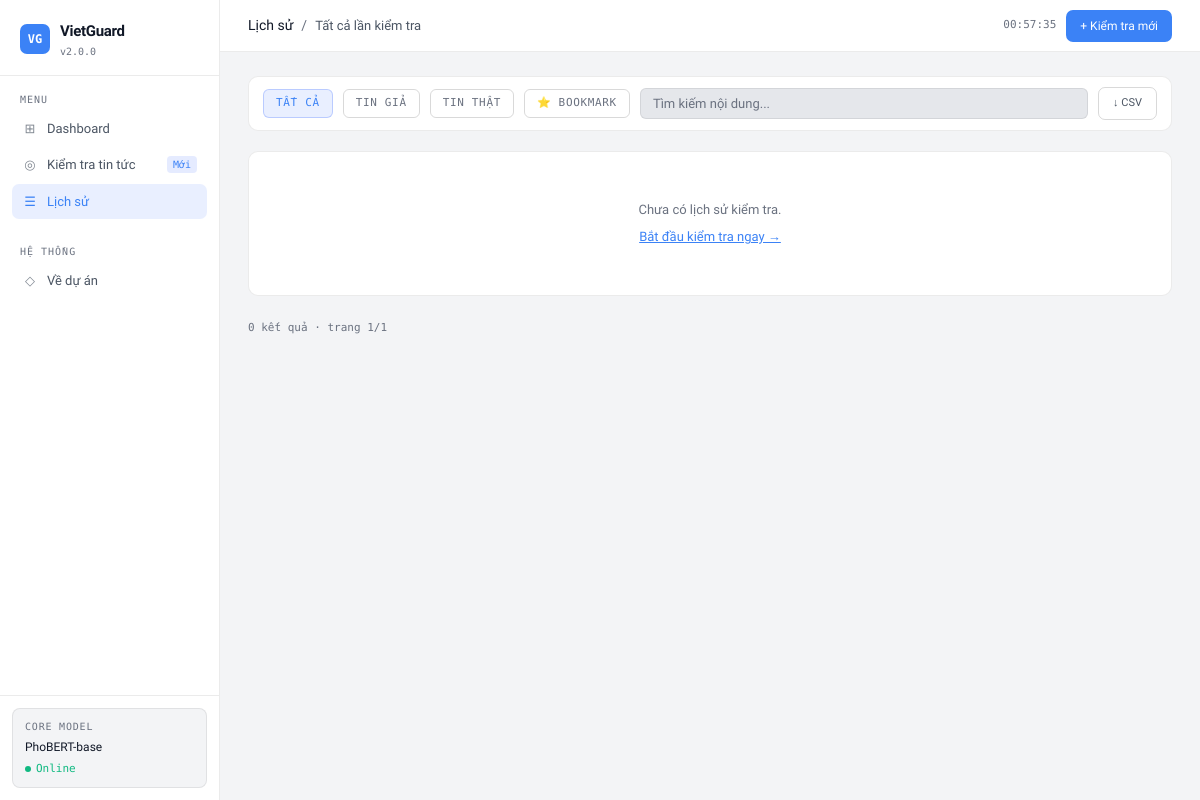
Page /history on the earlier database version.
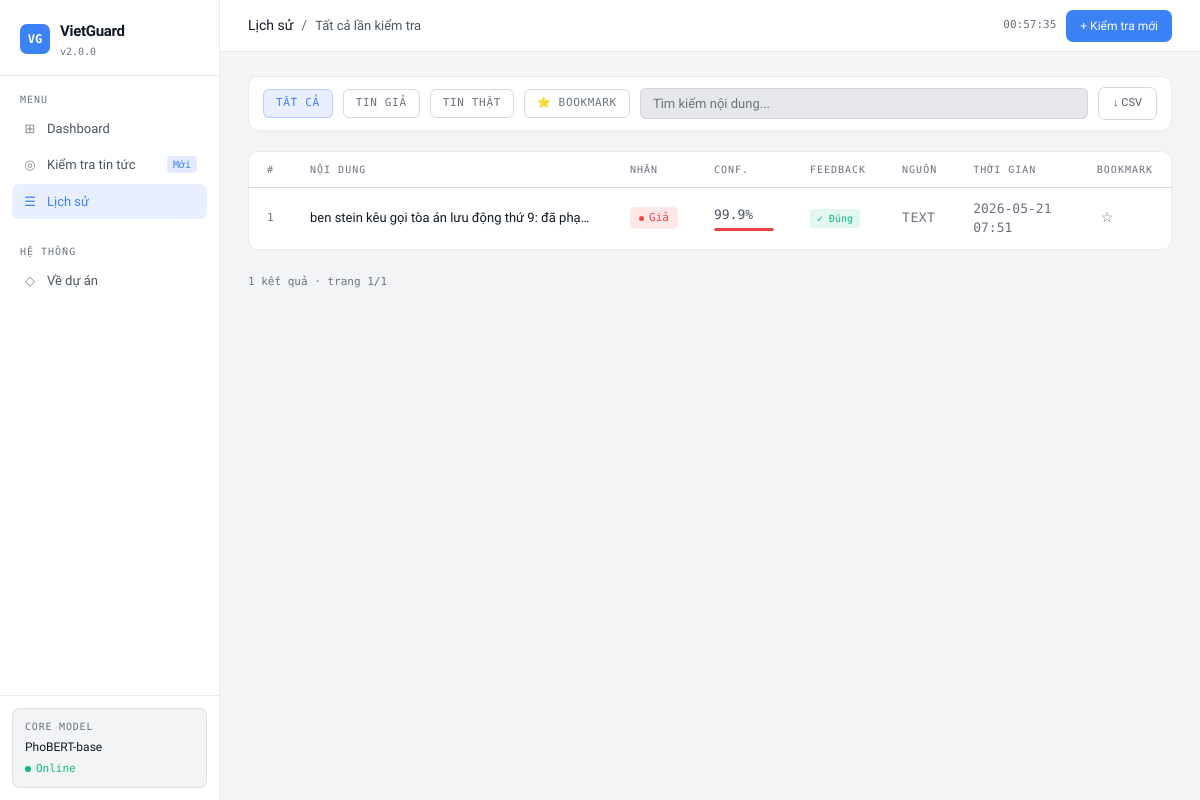
Same page on the later database version.
### tables this page shows
CREATE TABLE feedback (
            id INTEGER PRIMARY KEY AUTOINCREMENT,
            text TEXT,
            prediction_label TEXT,
            confidence REAL,
            user_feedback TEXT,
            timestamp DATETIME DEFAULT CURRENT_TIMESTAMP
        , is_bookmarked INTEGER DEFAULT 0, source_type TEXT DEFAULT 'text');

### app.py (the view)
@app.route("/history")
def history():
    page = request.args.get('page', 1, type=int)
    per_page = 20
    filter_type = request.args.get('filter', 'all')
    search = request.args.get('q', '')
    conn = sqlite3.connect('feedback.db')
    c = conn.cursor()
    where_clauses = []
    params = []
    if filter_type == 'fake':
        where_clauses.append("prediction_label LIKE '%Tin giả%'")
    elif filter_type == 'real':
        where_clauses.append("prediction_label LIKE '%Tin thật%'")
    elif filter_type == 'bookmarked':
        where_clauses.append("is_bookmarked = 1")
    if search:
        where_clauses.append("text LIKE ?")
        params.append(f'%{search}%')
    where_sql = ("WHERE " + " AND ".join(where_clauses)) if where_clauses else ""
    c.execute(f"SELECT COUNT(*) FROM feedback {where_sql}", params)
    total_count = c.fetchone()[0]
    offset = (page - 1) * per_page
    c.execute(
        f"SELECT id, text, prediction_label, confidence, user_feedback, is_bookmarked, source_type, timestamp FROM feedback {where_sql} ORDER BY id DESC LIMIT ? OFFSET ?",
        params + [per_page, offset]
    )
    rows = c.fetchall()
    conn.close()
    total_pages = max(1, (total_count + per_page - 1) // per_page)
    return render_template("history.html",
        rows=rows, page=page, total_pages=total_pages,
        total_count=total_count, filter_type=filter_type,
        search=search, per_page=per_page)

### templates/history.html (shortened to what this page needs)
{% extends 'layout.html' %} {% set active_page = 'history' %}  {% block topbar_page %}Lịch sử{% endblock %} {%
block topbar_sub %}Tất cả lần kiểm tra{% endblock %} {% block content %}
<div class="history-toolbar fade-up">
  <a
    class="filter-chip {% if filter_type == 'all' %}active{% endif %}"
    href="/history?filter=all&q={{ search }}"
    >Tất cả</a
  >
  <a
    class="filter-chip fake-c {% if filter_type == 'fake' %}active{% endif %}"
    href="/history?filter=fake&q={{ search }}"
    >Tin giả</a
  >
  <a
    class="filter-chip real-c {% if filter_type == 'real' %}active{% endif %}"
    href="/history?filter=real&q={{ search }}"
    >Tin thật</a
  >
  <a
    class="filter-chip bk-c {% if filter_type == 'bookmarked' %}active{% endif %}"
    href="/history?filter=bookmarked&q={{ search }}"
    >⭐ Bookmark</a
  >
  <form
    method="GET"
    action="/history"
    style="flex: 1; display: flex; gap: 8px; align-items: center"
  >
    <input
      class="search-in"
      type="text"
      name="q"
      placeholder="Tìm kiếm nội dung..."
      value="{{ search }}"
      id="searchInput"
    />
  </form>
  <div class="export-btns-row">
    <a
      class="tb-btn ghost"
      style="font-size: 11px"
      href="/history/export?filter={{ filter_type }}&q={{ search }}"
      >↓ CSV</a
    >
  </div>
</div>
<div class="card fade-up-2">
  <div class="card-body no-pad">
    {% if rows %}
    <table class="activity-table" id="historyTable">
      <thead>
        <tr>
          <th>#</th>
          <th>Nội dung</th>
          <th>Nhãn</th>
          <th>Conf.</th>
          <th>Feedback</th>
          <th>Nguồn</th>
          <th>Thời gian</th>
          <th>Bookmark</th>
        </tr>
      </thead>
      <tbody>
        {% for row in rows %}  {% set is_fake =
        'Tin giả' in row[2] %}
        <tr>
          <td
            style="
              font-family: var(--mono);
              font-size: 11px;
              color: var(--text3);
            "
          >
            {{ row[0] }}
          </td>
          <td class="td-text-cell">
            <div class="td-snippet" title="{{ row[1] }}">
              {{ row[1][:100] if row[1] else '—' }}
            </div>
          </td>
          <td>
            <span class="verdict-pill {{ 'fake' if is_fake else 'real' }}">
              <span class="vpill-dot"></span>
              {{ 'Giả' if is_fake else 'Thật' }}
            </span>
          </td>
          <td class="td-conf">
            {{ "%.1f"|format(row[3]) }}%
            <div class="conf-bar">
              <div
                class="conf-fill {{ 'fake' if is_fake else 'real' }}"
                style="width:{{ row[3] }}%"
              ></div>
            </div>
          </td>
          <td>
            {% if row[4] == 'Đúng' %}
            <span class="fb-chip correct">✓ Đúng</span>
            {% elif row[4] == 'Sai' %}
            <span class="fb-chip incorrect">✗ Sai</span>
            {% else %}
            <span class="fb-chip pending">—</span>
            {% endif %}
          </td>
          <td
            class="td-time"
            style="text-transform: uppercase; letter-spacing: 0.04em"
          >
            {{ row[6] or 'text' }}
          </td>
          <td class="td-time">{{ row[7][:16] if row[7] else '—' }}</td>
          <td>
            <button
              class="bk-btn {% if row[5] %}active{% endif %}"
              id="bk-{{ row[0] }}"
              onclick="toggleBookmark({{ row[0] }}, this)"
              title="{{ 'Bỏ bookmark' if row[5] else 'Thêm bookmark' }}"
            >
              {{ '⭐' if row[5] else '☆' }}
            </button>
          </td>
        </tr>
        {% endfor %}
      </tbody>
    </table>
    {% else %}
    <div
      style="
        padding: 48px;
        text-align: center;
        color: var(--text3);
        font-size: 13px;
      "
    >
      {% if search %} Không tìm thấy kết quả cho "<span
        style="color: var(--text)"
        >{{ search }}</span
      >". {% else %} Chưa có lịch sử kiểm tra.
      <a
        href="/predict"
        style="color: var(--accent); display: block; margin-top: 8px"
      >
        Bắt đầu kiểm tra ngay →
      </a>
      {% endif %}
    </div>
    {% endif %}
  </div>
</div>
<div
  style="
    display: flex;
    align-items: center;
    justify-content: space-between;
    padding: 4px 0;
  "
>
  <span style="font-family: var(--mono); font-size: 11px; color: var(--text3)">
    {{ total_count }} kết quả · trang {{ page }}/{{ total_pages }}
  </span>
</div>
{% endblock %}

### templates/layout.html (shortened to what this page needs)
<!doctype html>
<html lang="vi">
  <head>
    <link rel="stylesheet" href="/static/style.css" />
  </head>
  <body>
    <aside class="sidebar">
      <a href="/" class="sb-logo">
        <div class="sb-logo-icon">VG</div>
        <div>
          <div class="sb-logo-name">VietGuard</div>
          <div class="sb-logo-ver">v2.0.0</div>
        </div>
      </a>
      <div class="sb-section">
        <div class="sb-section-label">Menu</div>
        <a
          class="sb-item {% if active_page == 'dashboard' %}active{% endif %}"
          href="/"
        >
          <span class="sb-icon">⊞</span> Dashboard
        </a>
        <a
          class="sb-item {% if active_page == 'predict' %}active{% endif %}"
          href="/predict"
        >
          <span class="sb-icon">◎</span> Kiểm tra tin tức
          <span class="sb-badge blue">Mới</span>
        </a>
        <a
          class="sb-item {% if active_page == 'history' %}active{% endif %}"
          href="/history"
        >
          <span class="sb-icon">☰</span> Lịch sử
        </a>
      </div>
      <div class="sb-section">
        <div class="sb-section-label">Hệ thống</div>
        <a
          class="sb-item {% if active_page == 'about' %}active{% endif %}"
          href="/about"
        >
          <span class="sb-icon">◇</span> Về dự án
        </a>
      </div>
      <div class="sb-bottom">
        <div class="sb-model-card">
          <div class="sb-model-label">Core Model</div>
          <div class="sb-model-name">PhoBERT-base</div>
          <div class="sb-model-status">
            <div class="sb-status-dot"></div>
            <span class="sb-status-text">Online</span>
          </div>
        </div>
      </div>
    </aside>
    <div class="main">
      <div class="topbar">
        <div class="topbar-left">
          <span class="topbar-page"
            >{% block topbar_page %}VietGuard{% endblock %}</span
          >
          <span class="topbar-sep">/</span>
          <span class="topbar-sub">{% block topbar_sub %}{% endblock %}</span>
        </div>
        <div class="topbar-right">
          <span class="topbar-time" id="clock">--:--:--</span>
          <a href="/predict" class="tb-btn primary">+ Kiểm tra mới</a>
        </div>
      </div>
      <div class="content">{% block content %}{% endblock %}</div>
    </div>
  </body>
</html>

Differences in the rows shown:
added feedback: id "1", text "ben stein kêu gọi tòa án lưu động thứ 9: đã phạ…", value "Giả", confidence "99.9", user_feedback "✓ Đúng", source_type "TEXT", timestamp "2026-05-21 07:51", is_bookmarked "☆"
Other differences:
{{ total_count }}: "0" → "1"
text no longer shown: "Chưa có lịch sử kiểm tra. Bắt đầu kiểm tra ngay →"
text now shown: "# NỘI DUNG NHÃN CONF. FEEDBACK NGUỒN THỜI GIAN BOOKMARK"
